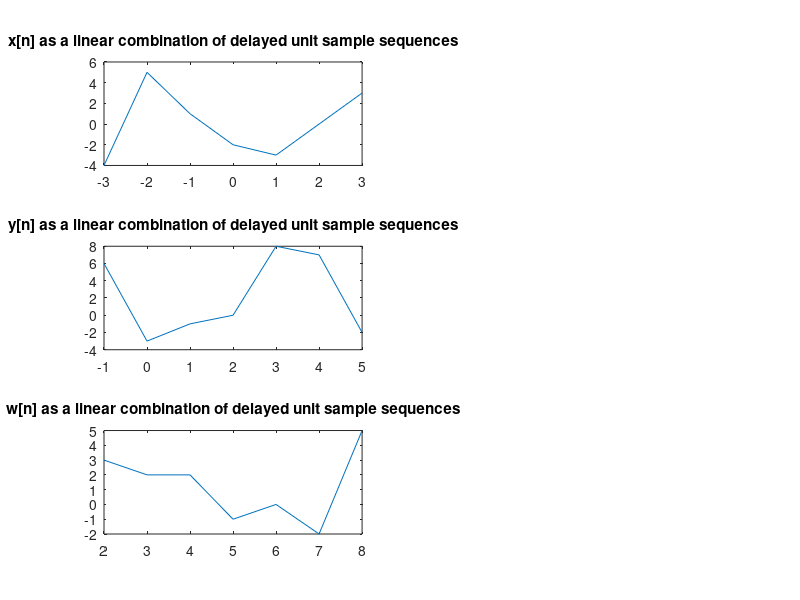

MATLAB code to generate this figure:
%Question2

n_1=-3:3;
x_n=(-4*((n_1+3)==0))+(5*((n_1+2)==0))+(1*((n_1+1)==0))+(-2*((n_1-0)==0))+(-3*((n_1-1)==0))+(3*((n_1-3)==0));
subplot(3,2,1);
plot(n_1,x_n);
title("x[n] as a linear combination of delayed unit sample sequences");

n_2=-1:5;
y_n=(6*((n_2+1)==0))+(-3*((n_2-0)==0))+(-1*((n_2-1)==0))+(8*((n_2-3)==0))+(7*((n_2-4)==0))+(-2*((n_2-5)==0));
subplot(3,2,3);
plot(n_2,y_n);
title("y[n] as a linear combination of delayed unit sample sequences");


n_3=2:8;
w_n=(3*((n_3-2)==0))+(2*((n_3-3)==0))+(2*((n_3-4)==0))+(-1*((n_3-5)==0))+(-2*((n_3-7)==0))+(5*((n_3-8)==0));
subplot(3,2,5);
plot(n_3,w_n);
title("w[n] as a linear combination of delayed unit sample sequences");